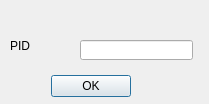
<?xml version="1.0" encoding="UTF-8"?>
<ui version="4.0">
 <class>DiaBlo</class>
 <widget class="QDialog" name="DiaBlo">
  <property name="geometry">
   <rect>
    <x>0</x>
    <y>0</y>
    <width>209</width>
    <height>104</height>
   </rect>
  </property>
  <property name="windowTitle">
   <string>进程阻塞</string>
  </property>
  <widget class="QDialogButtonBox" name="buttonBox">
   <property name="geometry">
    <rect>
     <x>50</x>
     <y>70</y>
     <width>81</width>
     <height>32</height>
    </rect>
   </property>
   <property name="orientation">
    <enum>Qt::Horizontal</enum>
   </property>
   <property name="standardButtons">
    <set>QDialogButtonBox::Ok</set>
   </property>
   <property name="centerButtons">
    <bool>false</bool>
   </property>
  </widget>
  <widget class="QLabel" name="label">
   <property name="geometry">
    <rect>
     <x>10</x>
     <y>40</y>
     <width>54</width>
     <height>12</height>
    </rect>
   </property>
   <property name="text">
    <string>PID</string>
   </property>
  </widget>
  <widget class="QLineEdit" name="linePid">
   <property name="geometry">
    <rect>
     <x>80</x>
     <y>40</y>
     <width>113</width>
     <height>20</height>
    </rect>
   </property>
  </widget>
 </widget>
 <resources/>
 <connections>
  <connection>
   <sender>buttonBox</sender>
   <signal>accepted()</signal>
   <receiver>DiaBlo</receiver>
   <slot>accept()</slot>
   <hints>
    <hint type="sourcelabel">
     <x>248</x>
     <y>254</y>
    </hint>
    <hint type="destinationlabel">
     <x>157</x>
     <y>274</y>
    </hint>
   </hints>
  </connection>
  <connection>
   <sender>buttonBox</sender>
   <signal>rejected()</signal>
   <receiver>DiaBlo</receiver>
   <slot>reject()</slot>
   <hints>
    <hint type="sourcelabel">
     <x>316</x>
     <y>260</y>
    </hint>
    <hint type="destinationlabel">
     <x>286</x>
     <y>274</y>
    </hint>
   </hints>
  </connection>
 </connections>
</ui>
